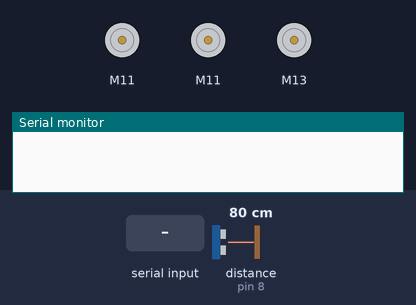
A sketch run on a simulated Arduino Uno, built with avr-gcc and run on an emulated ATmega328P. Shown: 3 × DC motor (green arrow = forward, orange = backward, longer = faster), the last lines printed to the serial monitor. Inputs (shaded band) come from the test bench; at power-on: distance to the obstacle (sensor on pin 8) 80 cm.

Above: at 1.2 s.
1.3 s: "a,45\n" received over Serial
At 1.8 s:
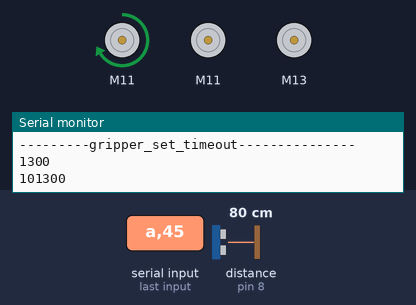
4.3 s: "90,45\n" received over Serial
6.8 s: "a90\n" received over Serial
At 7.2 s:
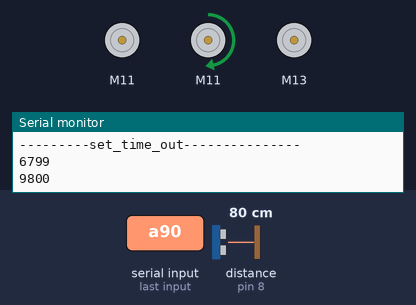
8.3 s: "b90\n" received over Serial
At 9.1 s:
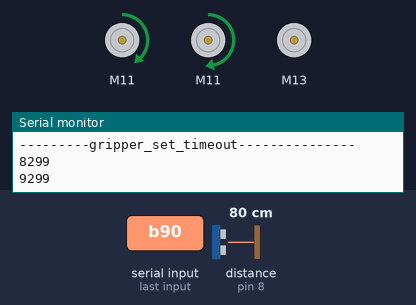
11.3 s: "e90\n" received over Serial
At 11.8 s:
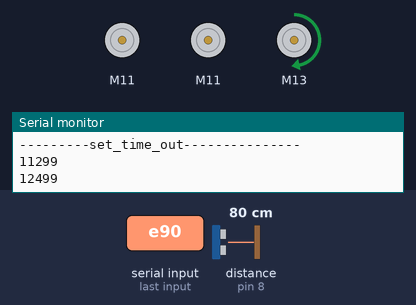
14.0 s: "d90\n" received over Serial
At 15.0 s:
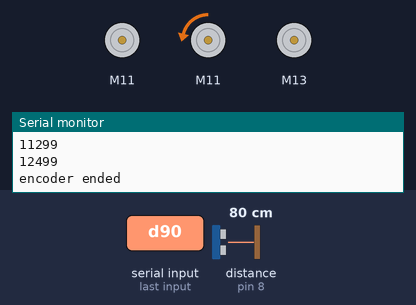
Timing chart, 0 to 29.3 s (numbered marks = the images above; inputs shaded):
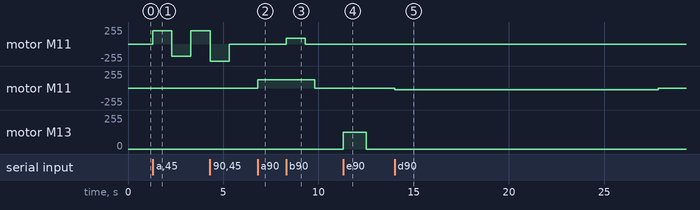

The sketch:

pizza.ino
```cpp
#include <Arduino.h>
#include <Wire.h>
#include <SoftwareSerial.h>

#include <MeMegaPi.h>

//Encoder Motor
MeEncoderOnBoard Encoder_1(SLOT1);
MeEncoderOnBoard Encoder_2(SLOT2);
MeEncoderOnBoard Encoder_3(SLOT3);
//MeEncoderOnBoard Encoder_4(SLOT4);

MeMegaPiDCMotor gripper(1);
//MeDCMotor gripper(12);
unsigned long target_time = millis();
bool pending_time = false;
bool is_moveto = false;
unsigned long gripper_target = millis();
bool gripper_pending = false;
bool gripper_isopen = true;
bool gripper_working = false;
bool gripper_count = 0;

bool is_time_out() {
  if (pending_time) {
    if (millis() > target_time) {
      pending_time = false;
      Serial.println("encoder ended");
      return true;
    }
    if (millis() + 5000 < target_time) {
      target_time = millis() + 500;
    }
    return false;
  }
  return true;
}

bool is_gripper_timeout() {
  if (gripper_pending) {
    if (millis() > gripper_target) {
      gripper_pending = false;
      Serial.println("gripper ended");
      return true;
    }

    if (millis() + 5000 < gripper_target) {
      gripper_target = millis() + 500;
    }

    return false;
  }
  return true;
}

bool set_time_out(float seconds) {
  Serial.println("---------set_time_out---------------");
  Serial.println(millis());
  pending_time = true;
  target_time = millis() + seconds * 1000;
  Serial.println(target_time);
}

bool set_gripper_timeout(float seconds) {
  Serial.println("---------gripper_set_timeout---------------");
  Serial.println(millis());
  gripper_pending = true;
  gripper_target = millis() + seconds * 1000;
  Serial.println(gripper_target);
}

void isr_process_encoder1(void)
{
      if(digitalRead(Encoder_1.getPortB()) == 0){
            Encoder_1.pulsePosMinus();
      }else{
            Encoder_1.pulsePosPlus();
      }
}

void isr_process_encoder2(void)
{
      if(digitalRead(Encoder_2.getPortB()) == 0){
            Encoder_2.pulsePosMinus();
      }else{
            Encoder_2.pulsePosPlus();
      }
}

void isr_process_encoder3(void)
{
      if(digitalRead(Encoder_3.getPortB()) == 0){
            Encoder_3.pulsePosMinus();
      }else{
            Encoder_3.pulsePosPlus();
      }
}
/*
void isr_process_encoder4(void)
{
      if(digitalRead(Encoder_4.getPortB()) == 0){
            Encoder_4.pulsePosMinus();
      }else{
            Encoder_4.pulsePosPlus();
      }
}
*/
void move(int direction, int speed)
{
      int leftSpeed = 0;
      int rightSpeed = 0;
      if(direction == 1){
            leftSpeed = -speed;
            rightSpeed = speed;
      }else if(direction == 2){
            leftSpeed = speed;
            rightSpeed = -speed;
      }else if(direction == 3){
            leftSpeed = speed;
            rightSpeed = speed;
      }else if(direction == 4){
            leftSpeed = -speed;
            rightSpeed = -speed;
      }
      Encoder_1.setTarPWM(rightSpeed);
      Encoder_2.setTarPWM(leftSpeed);
}

void moveDegrees(int direction,long degrees, int speed_temp)
{
      speed_temp = abs(speed_temp);
      if(direction == 1)
      {
            Encoder_1.move(degrees,(float)speed_temp);
            Encoder_2.move(-degrees,(float)speed_temp);
      }
      else if(direction == 2)
      {
            Encoder_1.move(-degrees,(float)speed_temp);
            Encoder_2.move(degrees,(float)speed_temp);
      }
      else if(direction == 3)
      {
            Encoder_1.move(degrees,(float)speed_temp);
            Encoder_2.move(degrees,(float)speed_temp);
      }
      else if(direction == 4)
      {
            Encoder_1.move(-degrees,(float)speed_temp);
            Encoder_2.move(-degrees,(float)speed_temp);
      }

}

double angle_rad = PI/180.0;
double angle_deg = 180.0/PI;
int angle;
MeUltrasonicSensor ultrasonic_8(8);

void setup(){
    //Set Pwm 8KHz
    TCCR1A = _BV(WGM10);
    TCCR1B = _BV(CS11) | _BV(WGM12);
    TCCR2A = _BV(WGM21) | _BV(WGM20);
    TCCR2B = _BV(CS21);

    Serial.begin(115200);
    attachInterrupt(Encoder_1.getIntNum(), isr_process_encoder1, RISING);
    Encoder_1.setPulse(8);
    Encoder_1.setRatio(46.67);
    Encoder_1.setPosPid(1.8,0,1.2);
    Encoder_1.setSpeedPid(0.18,0,0);
    attachInterrupt(Encoder_2.getIntNum(), isr_process_encoder2, RISING);
    Encoder_2.setPulse(8);
    Encoder_2.setRatio(46.67);
    Encoder_2.setPosPid(1.8,0,1.2);
    Encoder_2.setSpeedPid(0.18,0,0);
    attachInterrupt(Encoder_3.getIntNum(), isr_process_encoder3, RISING);
    Encoder_3.setPulse(8);
    Encoder_3.setRatio(46.67);
    Encoder_3.setPosPid(1.8,0,1.2);
    Encoder_3.setSpeedPid(0.18,0,0);
}

int encoder_1_angle = 0;
int encoder_2_angle = 0;
int encoder_3_angle = 0;
int encoder_1_speed = 20;
int encoder_2_speed = 0;
int encoder_3_speed = 0;
int state = 0;

void flush_buffer(int sec) {
  // gripper.run(0);
  unsigned long now = millis ();
  while (millis () - now < sec*1000)
    Serial.read ();
}

void set_state(int next_state) {
  /*
  if (state == next_state) {
    return;
  }
  */

  switch (next_state) {
    // hot sauce
    case 1:
      encoder_2_speed = 0;
      if (state != 1) {
        //encoder_1_angle += -250;
        //encoder_1_speed = 60;
        is_moveto = true;
        gripper_working = true;
        //set_gripper_timeout(500);
        //go_down(&Encoder_1, -30, 2);
      } else {
        /*
        if (!is_moveto) {
          set_gripper_timeout(1);
          if (gripper_isopen) {
            _delay(0.5);
            gripper.run(150);
            gripper_isopen = false;
          } else {
            _delay(0.5);
            gripper.run(-150);
            gripper_isopen = true;
          }
        }
        */
      }
      break;
    // cheese powder
    case 2:
      encoder_1_angle = 0;
      encoder_1_speed = 30;
      encoder_2_speed = 60;
      if (state == 1) {
        // DEBUG
        //is_moveto = true;
        gripper_working = false;
        //gripper.run(0);
        if (!gripper_isopen) {
          set_gripper_timeout(1);
          gripper.run(-255);
        }
      }
      break;
    default:
      encoder_1_angle = 0;
      encoder_1_speed = 30;
      encoder_2_speed = 0;
      if (state == 1) {
        //set_time_out(2);
        //Encoder_3.runSpeed(60);
        //is_moveto = true;
        gripper_working = false;
        //gripper.run(0);
        if (!gripper_isopen) {
          set_gripper_timeout(1);
          gripper.run(-255);
        }
      }
      break;
  }
  state = next_state;
}

void go_down(MeEncoderOnBoard* encoder, int move_speed, int wait_time) {
  set_time_out(wait_time);
  encoder->runSpeed(move_speed);
}

void move_to(MeEncoderOnBoard* encoder, int angle, int move_speed) {
  int curr_pos = encoder->getCurPos();
  if (curr_pos != angle) {
    if (abs(angle - curr_pos) > 0 && abs(angle - curr_pos) < 10) {
      int buffer_angle = curr_pos < angle ? 8 : -8;
      encoder->moveTo(angle + buffer_angle, move_speed);
      is_moveto = false;
    } else {
      encoder->moveTo(angle, move_speed);
    }
  } else {
    is_moveto = false;
  }
}

void move_gripper(int move_speed) {
  set_gripper_timeout(100);
  if (gripper_isopen) {
    gripper.run(200);
    gripper_isopen = false;
    _delay(1);
  } else {
    if(++gripper_count >= 5) {
      gripper.run(-255);
      gripper_count = 0;
    } else {
      gripper.run(-180);
    }
    gripper_isopen = true;
    _delay(1);
  }
}

int get_state(int tilt_angle) {
  if (tilt_angle > 20) {
    return 1;
  } else if (tilt_angle < -20) {
    return 2;
  }
  return 0;
}

void loop(){
  /*
   * Encoder_1: Chili Sauce Motor
   * Encoder_2: Cheese banging Motor
   */
  if (Serial.available()) {
    String input = Serial.readStringUntil('\n');
    if (input[0] >= 'a' && input[0] <= 'z') {
      // DEBUG
      angle = input.substring(1).toInt();
      switch(input[0]) {
        case 'a':
          if (angle == NULL) {
            set_state(1);
          } else {
            set_time_out(3);
            Encoder_1.runSpeed(angle);
          }
          break;
        case 'b':
          if (angle == NULL) {
            set_state(0);
          } else {
            set_gripper_timeout(1);
            angle = angle > 255 ? 255 : angle;
            angle = angle < -255 ? -255 : angle;
            gripper.run(angle);
          }
          break;
        case 'c':
          set_state(0);
          break;
        case 'd':
          encoder_1_angle += angle;
          encoder_1_speed = 20;
          is_moveto = true;
          break;
        case 'e':
          set_time_out(1.2);
          Encoder_3.runSpeed(angle);
          break;
        case 'f':
          encoder_3_angle += angle;
          encoder_3_speed = 60;
          break;
        case 'g':
          encoder_2_speed = angle;
          break;
      }
    } else {
      // RELEASE
      if (ultrasonic_8.distanceCm() < 10) {
        angle = input.toInt();
        int next_state = get_state(angle);
        set_state(next_state);
      } else {
        set_state(0);
      }
    }
  }

  if (is_time_out()) {
    Encoder_1.runSpeed(0);
    Encoder_3.runSpeed(0);
    //gripper.run(0);
  }
  if(is_gripper_timeout()) {
    gripper.run(0);
  }

  if (is_moveto) {
    move_to(&Encoder_1, encoder_1_angle, encoder_1_speed);
  } else {
    if (gripper_working) {
      move_gripper(220);
    }
  }
  Encoder_2.runSpeed(encoder_2_speed);
  _loop();
}

void _delay(float seconds){
    long endTime = millis() + seconds * 1000;
    while(millis() < endTime)
      _loop();
}

void _loop(){
    Encoder_1.loop();
    Encoder_2.loop();
    Encoder_3.loop();
}
```

Measured:
- after the input at 1.3 s, motor M11: stopped → forward 200/255 at once, → backward 180/255 1.0 s later, → forward 200/255 1.0 s later
- after the input at 6.8 s, motor M11: stopped → forward 126/255 at once
- after the input at 8.3 s, motor M11: stopped → forward 90/255 at once, → stopped 1.0 s later
- after the input at 11.3 s, motor M13: stopped → forward 126/255 at once, → stopped 1.2 s later
- after the input at 14.0 s, motor M11: stopped → backward 28/255 at once, → stopped 13.8 s later
